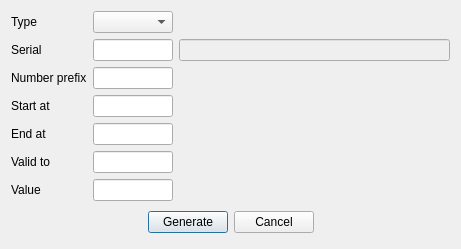
<?xml version="1.0" encoding="UTF-8"?>
<ui version="4.0">
 <class>RECoupon</class>
 <widget class="QDialog" name="RECoupon">
  <property name="geometry">
   <rect>
    <x>0</x>
    <y>0</y>
    <width>461</width>
    <height>249</height>
   </rect>
  </property>
  <property name="windowTitle">
   <string>Coupons generator</string>
  </property>
  <layout class="QGridLayout" name="gridLayout">
   <item row="2" column="1" colspan="2">
    <widget class="EQLineEdit" name="lePrefix">
     <property name="maximumSize">
      <size>
       <width>80</width>
       <height>16777215</height>
      </size>
     </property>
    </widget>
   </item>
   <item row="0" column="0">
    <widget class="QLabel" name="label_7">
     <property name="text">
      <string>Type</string>
     </property>
    </widget>
   </item>
   <item row="3" column="0">
    <widget class="QLabel" name="label_3">
     <property name="text">
      <string>Start at</string>
     </property>
    </widget>
   </item>
   <item row="1" column="0">
    <widget class="QLabel" name="label">
     <property name="text">
      <string>Serial</string>
     </property>
    </widget>
   </item>
   <item row="1" column="1">
    <widget class="EQLineEdit" name="leSerial">
     <property name="maximumSize">
      <size>
       <width>80</width>
       <height>16777215</height>
      </size>
     </property>
    </widget>
   </item>
   <item row="2" column="0">
    <widget class="QLabel" name="label_2">
     <property name="text">
      <string>Number prefix</string>
     </property>
    </widget>
   </item>
   <item row="5" column="0">
    <widget class="QLabel" name="label_6">
     <property name="text">
      <string>Valid to</string>
     </property>
    </widget>
   </item>
   <item row="0" column="1" colspan="2">
    <widget class="EQComboBox" name="cbType">
     <property name="maximumSize">
      <size>
       <width>80</width>
       <height>16777215</height>
      </size>
     </property>
     <property name="Cache" stdset="0">
      <number>104</number>
     </property>
    </widget>
   </item>
   <item row="4" column="0">
    <widget class="QLabel" name="label_4">
     <property name="text">
      <string>End at</string>
     </property>
    </widget>
   </item>
   <item row="6" column="0">
    <widget class="QLabel" name="label_8">
     <property name="text">
      <string>Value</string>
     </property>
    </widget>
   </item>
   <item row="3" column="1" colspan="2">
    <widget class="EQLineEdit" name="leStart">
     <property name="maximumSize">
      <size>
       <width>80</width>
       <height>16777215</height>
      </size>
     </property>
    </widget>
   </item>
   <item row="4" column="1" colspan="2">
    <widget class="EQLineEdit" name="leEnd">
     <property name="maximumSize">
      <size>
       <width>80</width>
       <height>16777215</height>
      </size>
     </property>
    </widget>
   </item>
   <item row="5" column="1" colspan="2">
    <widget class="EDateEdit" name="deValid">
     <property name="maximumSize">
      <size>
       <width>80</width>
       <height>16777215</height>
      </size>
     </property>
    </widget>
   </item>
   <item row="1" column="2">
    <widget class="EQLineEdit" name="leSeriaName">
     <property name="enabled">
      <bool>false</bool>
     </property>
    </widget>
   </item>
   <item row="6" column="1" colspan="2">
    <widget class="EQLineEdit" name="leValue">
     <property name="maximumSize">
      <size>
       <width>80</width>
       <height>16777215</height>
      </size>
     </property>
    </widget>
   </item>
   <item row="7" column="0" colspan="3">
    <widget class="QWidget" name="widget" native="true">
     <layout class="QHBoxLayout" name="horizontalLayout">
      <property name="leftMargin">
       <number>0</number>
      </property>
      <property name="topMargin">
       <number>0</number>
      </property>
      <property name="rightMargin">
       <number>0</number>
      </property>
      <property name="bottomMargin">
       <number>0</number>
      </property>
      <item>
       <spacer name="horizontalSpacer">
        <property name="orientation">
         <enum>Qt::Horizontal</enum>
        </property>
        <property name="sizeHint" stdset="0">
         <size>
          <width>88</width>
          <height>20</height>
         </size>
        </property>
       </spacer>
      </item>
      <item>
       <widget class="QPushButton" name="btnSave">
        <property name="text">
         <string>Generate</string>
        </property>
       </widget>
      </item>
      <item>
       <widget class="QPushButton" name="btnCancel">
        <property name="text">
         <string>Cancel</string>
        </property>
       </widget>
      </item>
      <item>
       <spacer name="horizontalSpacer_2">
        <property name="orientation">
         <enum>Qt::Horizontal</enum>
        </property>
        <property name="sizeHint" stdset="0">
         <size>
          <width>88</width>
          <height>20</height>
         </size>
        </property>
       </spacer>
      </item>
     </layout>
    </widget>
   </item>
  </layout>
 </widget>
 <customwidgets>
  <customwidget>
   <class>EQLineEdit</class>
   <extends>QLineEdit</extends>
   <header location="global">eqlineedit.h</header>
   <slots>
    <signal>customButtonClicked(bool)</signal>
   </slots>
  </customwidget>
  <customwidget>
   <class>EDateEdit</class>
   <extends>QLineEdit</extends>
   <header location="global">edateedit.h</header>
  </customwidget>
  <customwidget>
   <class>EQComboBox</class>
   <extends>QComboBox</extends>
   <header location="global">eqcombobox.h</header>
  </customwidget>
 </customwidgets>
 <tabstops>
  <tabstop>cbType</tabstop>
  <tabstop>leSerial</tabstop>
  <tabstop>lePrefix</tabstop>
  <tabstop>leStart</tabstop>
  <tabstop>leEnd</tabstop>
  <tabstop>deValid</tabstop>
  <tabstop>leValue</tabstop>
  <tabstop>btnSave</tabstop>
  <tabstop>btnCancel</tabstop>
 </tabstops>
 <resources/>
 <connections/>
</ui>
